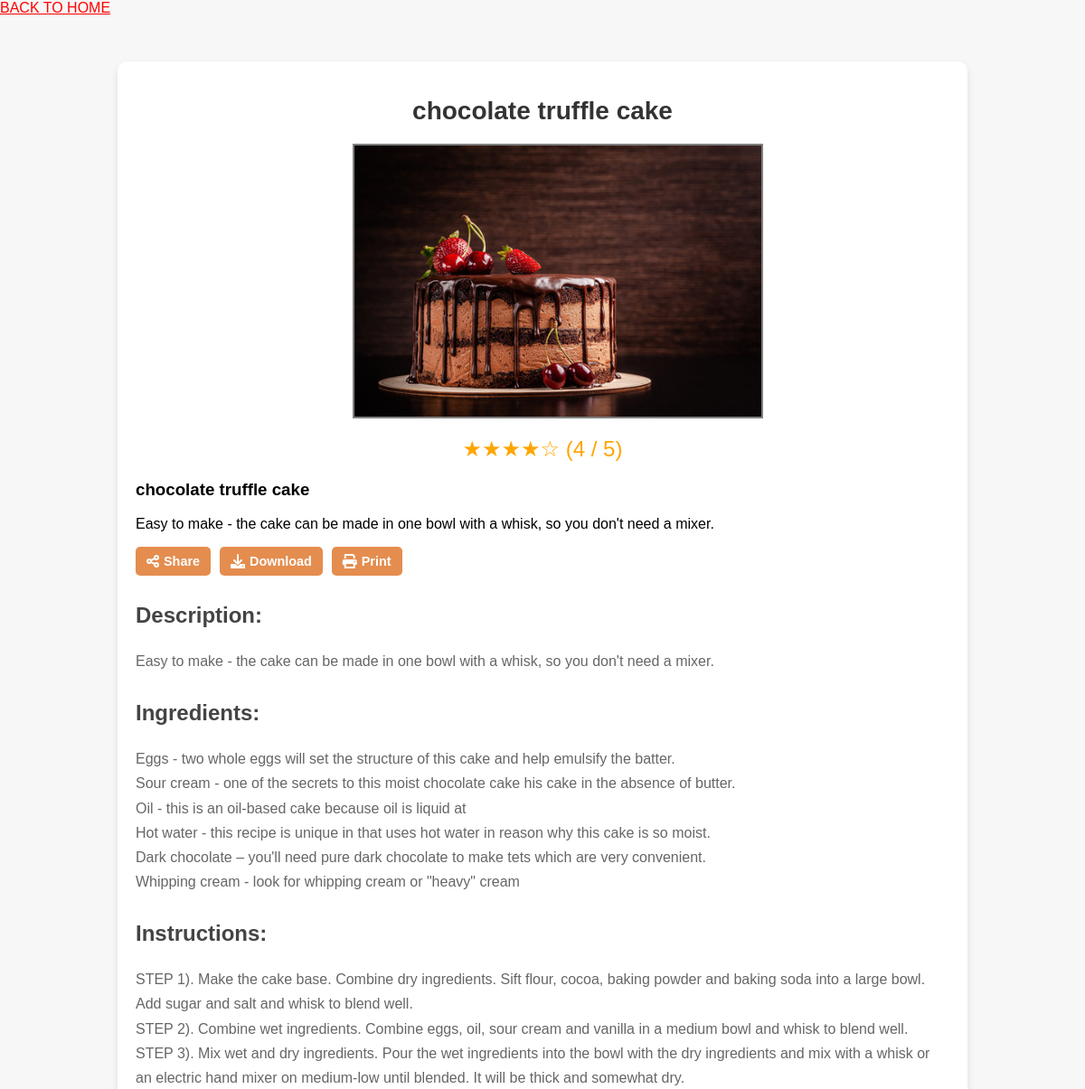
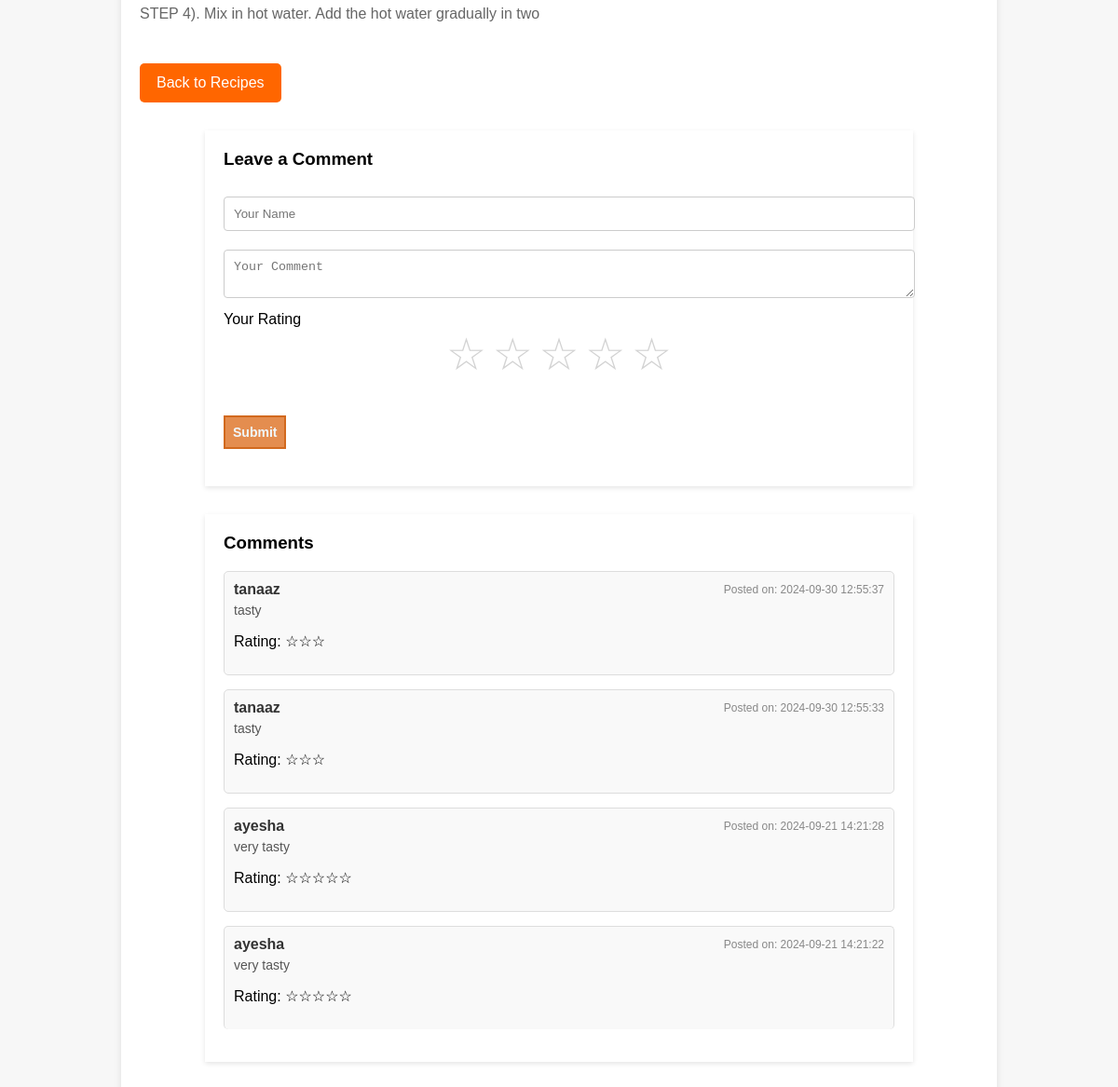
The app's page /recipe_detail.php?id=41 with its own data (2 pictures, top to bottom).
### tables this page shows
CREATE TABLE `recipes` (
  `id` int(11) NOT NULL,
  `title` varchar(255) NOT NULL,
  `description` text DEFAULT NULL,
  `ingredients` text DEFAULT NULL,
  `instructions` text DEFAULT NULL,
  `created_at` timestamp NOT NULL DEFAULT current_timestamp(),
  `category` varchar(50) DEFAULT NULL,
  `image` varchar(255) DEFAULT NULL,
  `rating` int(11) DEFAULT 0,
  `average_rating` float DEFAULT 0,
  `video_url` varchar(255) DEFAULT NULL
);

CREATE TABLE `comments` (
  `id` int(11) NOT NULL,
  `comment` text NOT NULL,
  `created_at` timestamp NOT NULL DEFAULT current_timestamp(),
  `username` varchar(255) NOT NULL,
  `rating` int(11) DEFAULT NULL,
  `recipe_id` int(11) DEFAULT NULL
);

### recipe_detail.php (the view, shortened to what this page needs)
<?php
include 'db_connect.php';
if (isset($_GET['id'])) {
    $recipe_id = $_GET['id'];
    $query = "SELECT * FROM recipes WHERE id = ?";
    $stmt = $conn->prepare($query);
    $stmt->bind_param("i", $recipe_id);
    $stmt->execute();
    $result = $stmt->get_result();
    $recipe = $result->fetch_assoc();
}
?>
<!DOCTYPE html>
<html lang="en">
<head>
</head>
<body>
    <a href="../index.php">BACK TO HOME</a>
<div class="recipe-container">
    <h1><?php echo $recipe['title']; ?></h1>
    <img src="../uploads/<?php echo $recipe['image']; ?>" alt="<?php echo $recipe['title']; ?>">
<div class="rating">
    <?php
    $average_rating = round($recipe['average_rating'], 1);
    echo str_repeat('★', floor($average_rating));
    echo str_repeat('☆', 5 - floor($average_rating));
    ?>
    <span>(<?php echo $average_rating; ?> / 5)</span>
</div>
<div class="recipe-card">
    <h3><?php echo $recipe['title']; ?></h3>
    <p><?php echo $recipe['description']; ?></p>
    <div class="recipe-options">
            <button class="option-btn" onclick="shareRecipe()">
                <i class="fas fa-share-alt"></i> Share
            </button>
            <button class="option-btn" onclick="downloadRecipe()">
                <i class="fas fa-download"></i> Download
            </button>
            <button class="option-btn" onclick="printRecipe()">
                <i class="fas fa-print"></i> Print
            </button>
        </div>
    <div class="recipe-details">
        <h3>Description:</h3>
        <p><?php echo $recipe['description']; ?></p>
        <h3>Ingredients:</h3>
        <p><?php echo nl2br($recipe['ingredients']); ?></p>
        <h3>Instructions:</h3>
        <p><?php echo nl2br($recipe['instructions']); ?></p>
    </div>
    <a href="display_recipes.php" class="back-link">Back to Recipes</a>
</div>
<?php
include 'db_connect.php';
$sql = "SELECT * FROM comments WHERE recipe_id = '$recipe_id' ORDER BY created_at DESC";
$result = $conn->query($sql);
?>
<!DOCTYPE html>
<html lang="en">
<head>
    <link
    href="https://cdnjs.cloudflare.com/ajax/libs/font-awesome/6.0.0-beta3/css/all.min.css"
    rel="stylesheet"/>
</head>
<body>
     <section class="comment-section">
        <h3>Leave a Comment</h3>
        <form action="" method="POST" class="comment-form">
            <input type="text" name="username" id="username" placeholder="Your Name" required>
            <textarea name="comment" id="comment" placeholder="Your Comment" required></textarea>
            <label for="rating">Your Rating</label>
    <div class="rating">
        <input type="radio" name="rating" value="5" id="5"><label for="5">☆</label>
        <input type="radio" name="rating" value="4" id="4"><label for="4">☆</label>
        <input type="radio" name="rating" value="3" id="3"><label for="3">☆</label>
        <input type="radio" name="rating" value="2" id="2"><label for="2">☆</label>
        <input type="radio" name="rating" value="1" id="1"><label for="1">☆</label>
    </div><br>
            <button type="submit">Submit</button>
        </form>
    </section>
   <section class="comment-section">
    <h3>Comments</h3>
    <ul class="comment-list">
        <?php
        if ($result && $result->num_rows > 0) {
            while ($row = $result->fetch_assoc()) {
                echo "<li class='comment-item'>";
                echo "<div class='comment-header'><strong>" . htmlspecialchars($row['username']) . "</strong> <small class='comment-date'>Posted on: " . $row['created_at'] . "</small></div>";
                echo "<p class='comment-content'>" . htmlspecialchars($row['comment']) . "</p>";
                echo '<p>Rating: ' . str_repeat('☆', $row['rating']) . '</p>';
                echo "</li>";
            }
        } else {
            echo "<li class='no-comments'>No comments yet. Be the first to comment!</li>";
        }
        ?>
    </ul>
</section>
</body>
</html>

### recipe_detail.php (style rules this page uses)
body { font-family: 'Arial', sans-serif; background-color: #f7f7f7; margin: 0; padding: 0; }
.recipe-container { max-width: 900px; margin: 50px auto; padding: 20px; background-color: white; box-shadow: 0 4px 8px rgba(0, 0, 0, 0.1); border-radius: 10px; overflow: hidden; }
.recipe-container h1 { font-size: 28px; text-align: center; margin-bottom: 20px; color: #333; }
.recipe-container img { width: 50%; max-height: 400px; object-fit: cover; border:2px solid grey; margin-bottom: 20px; display: block; margin-left: 240px; }
.rating { text-align: center; margin-bottom: 20px; font-size: 24px; color: orange; }
.recipe-details { margin-top: 20px; line-height: 1.7; color: #555; }
.recipe-details h3 { font-size: 24px; margin-bottom: 10px; color: #444; }
.recipe-details p { font-size: 16px; margin-bottom: 20px; color: #666; }
.back-link { display: inline-block; margin-top: 20px; padding: 12px 18px; background-color: #ff6600; color: white; text-decoration: none; font-size: 16px; border-radius: 5px; text-align: center; transition: background-color 0.3s ease; }
a { color: black; }
.comment-section { width: 80%; margin: 20px auto; background-color: white; padding: 20px; box-shadow: 0 2px 5px rgba(0, 0, 0, 0.1); }
.comment-section h3 { margin-top: 0; }
form { margin-bottom: 20px; }
input, textarea { width: 100%; padding: 10px; margin: 10px 0; border: 1px solid #ddd; border-radius: 4px; }
button { cursor:pointer; padding: 8px; border:2px solid chocolate; font-size: 14px; font-weight: 700; background-color: rgb(228, 141, 79); color: aliceblue; }
.comment-section { margin-top: 30px; }
.comment-list { list-style-type: none; padding: 0; margin: 0; }
.comment-item { background-color: #f9f9f9; border: 1px solid #ddd; padding: 15px; margin-bottom: 15px; border-radius: 5px; }
.comment-header { display: flex; justify-content: space-between; align-items: center; margin-bottom: 5px; }
.comment-header strong { font-size: 16px; color: #333; }
.comment-date { font-size: 12px; color: #888; }
.comment-content { font-size: 14px; color: #555; margin: 0; }
.comment-list li { padding: 10px; border-bottom: 1px solid #ddd; }
.comment-list li:last-child { border-bottom: none; }
.comment-section form { margin-bottom: 20px; }
.comment-section input[type="text"], .comment-section textarea { width: 100%; padding: 10px; margin-bottom: 10px; border-radius: 4px; border: 1px solid #ccc; }
.rating label { font-size: 2em; color: lightgray; cursor: pointer; }
.recipe-options { display: flex; gap: 10px; margin-top: 10px; }
.recipe-options button { display: flex; align-items: center; gap: 5px; padding: 8px 12px; background-color: rgb(228, 141, 79); color: #fff; border: none; border-radius: 5px; font-size: 0.9rem; cursor: pointer; transition: background-color 0.3s; }
.recipe-options i { font-size: 1rem; }

### records on screen
recipes: title "chocolate truffle cake", image (picture), average_rating "★★★★", average_rating "☆", average_rating "4", description "Easy to make - the cake can be made in one bowl with a whisk, so you don't need a mixer.", ingredients "Eggs - two whole eggs will set the structure of this cake and help emulsify the batter. Sour cream - one of the secrets to this moist chocolate cake his cake in the absence of butter. Oil - this is an oil-based cake because oil is liquid at Hot water - this recipe is unique in that uses hot water in reason why this cake is so moist. Dark chocolate – you'll need pure dark chocolate to make tets which are very convenient. Whipping cream - look for whipping cream or \"heavy\" cream", instructions "STEP 1). Make the cake base. Combine dry ingredients. Sift flour, cocoa, baking powder and baking soda into a large bowl. Add sugar and salt and whisk to blend well. STEP 2). Combine wet ingredients. Combine eggs, oil, sour cream and vanilla in a medium bowl and whisk to blend well. STEP 3). Mix wet and dry ingredients. Pour the wet ingredients into the bowl with the dry ingredients and mix with a whisk or an electric hand mixer on medium-low until blended. It will be thick and somewhat dry. STEP 4). Mix in hot water. Add the hot water gradually in two"
comments: username "tanaaz", created_at "2024-09-30 12:55:37", comment "tasty", rating "☆☆☆"
comments: username "tanaaz", created_at "2024-09-30 12:55:33", comment "tasty", rating "☆☆☆"
comments: username "ayesha", created_at "2024-09-21 14:21:28", comment "very tasty", rating "☆☆☆☆☆"
comments: username "ayesha", created_at "2024-09-21 14:21:22", comment "very tasty", rating "☆☆☆☆☆"
